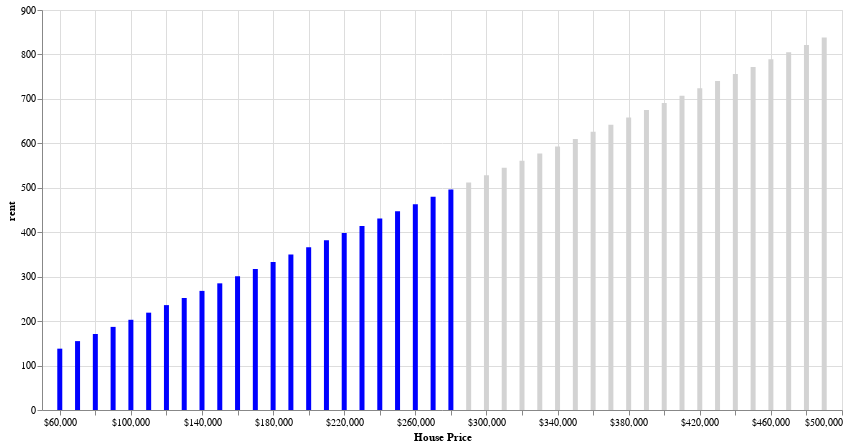

Write notebook code for a chart like this one.
### Code cell
MAX_COST = 500
bars = alt.Chart(
    alt.sequence(
        60 * 1000,
        500 * 1000,
        10000,
        as_='cost'
    )
).transform_calculate(
    **calculations
).mark_bar().encode(
    y='rent:Q',
    x=alt.X('cost:Q', axis=alt.Axis(format='$,.0f', title='House Price')),
    tooltip=alt.Tooltip(['rent:Q', 'cost:Q']),
    color=alt.condition(
        datum.rent < MAX_COST,
        alt.value('blue'),
        alt.value('lightgray')
    )
)

# text = bars.mark_text(
#     align='right',
# #     baseline='middle',
#     dx=3  # Nudges text to right so it doesn't appear on top of the bar
# ).encode(
#     text='cost:Q'
# )

# bars = source
# bars
bars.add_selection(
    lease_term_selection
).add_selection(
    interest_selection
).add_selection(
    savings_selection
).add_selection(
    tax_selection
).add_selection(
    insurance_selection
).add_selection(
    utilities_selection
).add_selection(
    closing_fee_selection
).add_selection(
    rooms_selection
).add_selection(
    land_trust_fee_selection
).add_selection(
    land_trust_selection
).properties(
    width=800,
    height=400
)
# bars

### Figure 1 — Vega-Lite specification as saved in the notebook (floating-point values rounded to 4 significant figures)
{"$schema": "https://vega.github.io/schema/vega-lite/v4.8.1.json", "config": {"view": {"continuousHeight": 300, "continuousWidth": 400}}, "data": {"sequence": {"as": "cost", "start": 60000, "step": 10000, "stop": 500000}}, "encoding": {"color": {"condition": {"test": "(datum.rent < 500)", "value": "blue"}, "value": "lightgray"}, "tooltip": [{"field": "rent", "type": "quantitative"}, {"field": "cost", "type": "quantitative"}], "x": {"axis": {"format": "$,.0f", "title": "House Price"}, "field": "cost", "type": "quantitative"}, "y": {"field": "rent", "type": "quantitative"}}, "height": 400, "mark": "bar", "selection": {"selector021": {"bind": {"input": "range", "max": 45, "min": 0, "name": "Lease Term", "step": 5}, "fields": ["_"], "init": {"_": 30}, "type": "single"}, "selector022": {"bind": {"input": "range", "max": 10, "min": 0.1, "name": "Interest Rate", "step": 0.1}, "fields": ["_"], "init": {"_": 3}, "type": "single"}, "selector023": {"bind": {"input": "range", "max": 20, "min": 0, "name": "Savings (annually, % of home value)", "step": 1}, "fields": ["_"], "init": {"_": 2}, "type": "single"}, "selector024": {"bind": {"input": "range", "max": 2.2, "min": 1, "name": "Tax Rate", "step": 0.1}, "fields": ["_"], "init": {"_": 1.5}, "type": "single"}, "selector025": {"bind": {"input": "range", "max": 2200, "min": 1200, "name": "Insurance (yearly, for 4 rooms)", "step": 10}, "fields": ["_"], "init": {"_": 1700}, "type": "single"}, "selector026": {"bind": {"input": "range", "max": 100, "min": 0, "name": "Uilities (monthly, per Room)", "step": 0.1}, "fields": ["_"], "init": {"_": 20}, "type": "single"}, "selector027": {"bind": {"input": "range", "max": 5, "min": 0, "name": "Closing Fee Rate", "step": 1}, "fields": ["_"], "init": {"_": 3}, "type": "single"}, "selector028": {"bind": {"input": "range", "max": 7, "min": 1, "name": "Rooms", "step": 1}, "fields": ["_"], "init": {"_": 4}, "type": "single"}, "selector029": {"bind": {"input": "range", "max": 100, "min": 0, "name": "Land Trust (% owned)", "step": 1}, "fields": ["_"], "init": {"_": 50}, "type": "single"}, "selector030": {"bind": {"input": "range", "max": 5, "min": 2, "name": "Land Trust (fee % / yr)", "step": 0.1}, "fields": ["_"], "init": {"_": 3.4}, "type": "single"}}, "transform": [{"as": "mortgage_payment", "calculate": "round(if((selector021._ <= 0),(((selector022._ / 12) / 100) * ((datum.cost * (1 - (selector029._ / 100))) + round((((datum.cost * (1 - (selector029._ / 100))) * selector027._) / 100)))),((((selector022._ / 12) / 100) * ((datum.cost * (1 - (selector029._ / 100))) + round((((datum.cost * (1 - (selector029._ / 100))) * selector027._) / 100)))) / (1 - pow((1 + ((selector022._ / 12) / 100)),(-(selector021._ * 12)))))))"}, {"as": "land_trust_fee", "calculate": "(((selector030._ / 100) / 12) * ((datum.cost * selector029._) / 100))"}, {"as": "savings_month", "calculate": "round(((datum.cost * (selector023._ / 100)) / 12))"}, {"as": "tax_month", "calculate": "round((((datum.cost * selector024._) / 100) / 12))"}, {"as": "insurance_month", "calculate": "round((selector025._ / 12))"}, {"as": "utilities", "calculate": "round(selector026._)"}, {"as": "total_monthly", "calculate": "(((((datum.mortgage_payment + datum.savings_month) + datum.tax_month) + datum.insurance_month) + datum.utilities) + datum.land_trust_fee)"}, {"as": "rent", "calculate": "round((datum.total_monthly / selector028._))"}], "width": 800}
